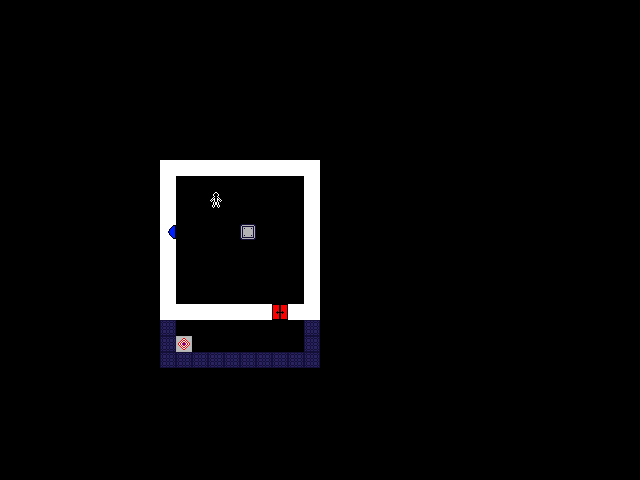

This is a level from a 2D game, rendered from its Tiled map with the project's own tilesets. A one-line summary and the map file follow, with tile-layer data summarised:
An orthogonal 40x30 tile map with 16x16 px tiles, 5 tile layers (tiles, pieces, pieces2, pieces3, ...) and 1 object.

<map version="1.10" tiledversion="1.10.2" orientation="orthogonal" renderorder="right-down" width="40" height="30" tilewidth="16" tileheight="16" infinite="0" nextlayerid="8" nextobjectid="8">
 <tileset firstgid="1" name="tiles" tilewidth="16" tileheight="16" tilecount="81" columns="9">
  <image source="tiles.png" width="144" height="144" />
 </tileset>
 <layer id="1" name="tiles" width="40" height="30">
  <data>[1200 cells, 50 non-empty, 3 distinct tile ids]</data>
 </layer>
 <layer id="2" name="pieces" width="40" height="30">
  <data>[1200 cells, 4 non-empty, 4 distinct tile ids]</data>
 </layer>
 <layer id="6" name="pieces2" width="40" height="30">
  <data>[1200 cells, 0 non-empty, 0 distinct tile ids]</data>
 </layer>
 <layer id="7" name="pieces3" width="40" height="30">
  <data>[1200 cells, 0 non-empty, 0 distinct tile ids]</data>
 </layer>
 <layer id="3" name="actors" width="40" height="30">
  <data>[1200 cells, 1 non-empty, 1 distinct tile ids]</data>
 </layer>
 <objectgroup id="5" name="connectors">
  <object id="7" x="281.584" y="195.756">
   <polyline points="0,0 1.17571,112.869" />
  </object>
 </objectgroup>
</map>
